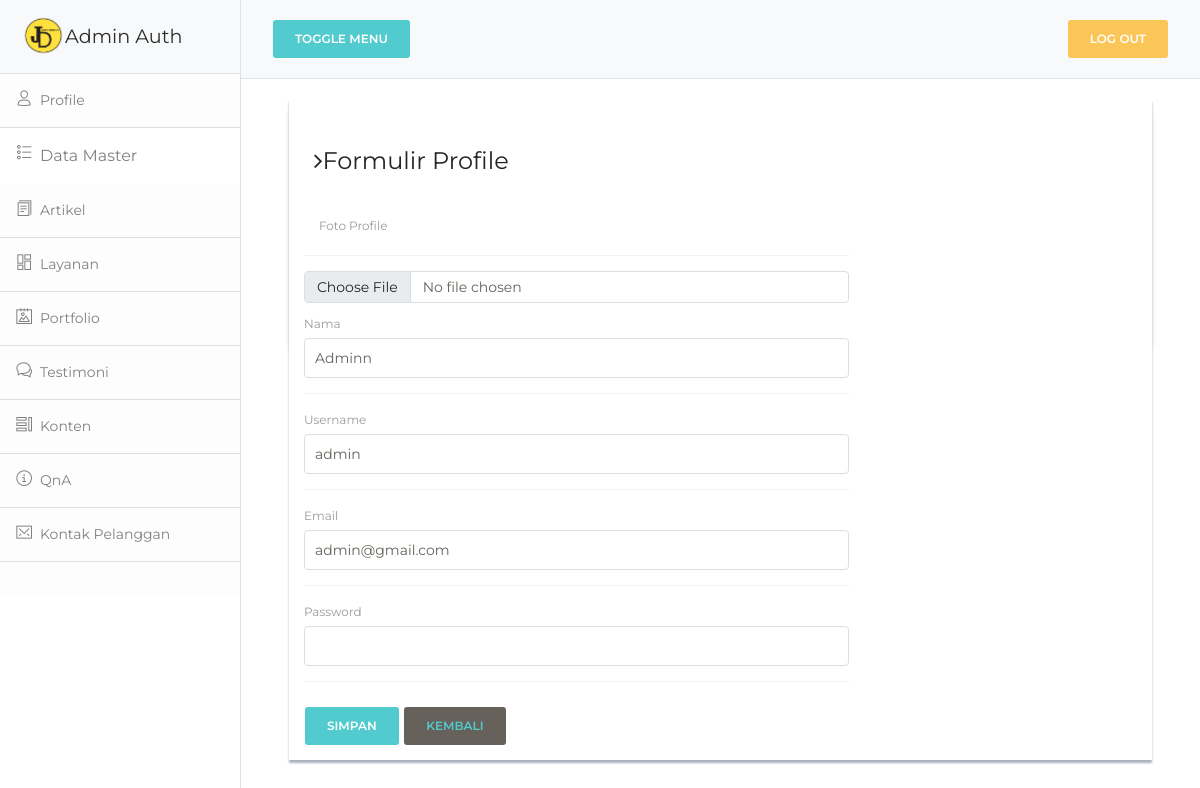
Screenshot of /Admin/index.php?include=edit-profile&data=10 (signed in) with the database file from the repository.
### tables this page shows
CREATE TABLE `user` (
  `id_user` int(11) NOT NULL,
  `nama` varchar(100) DEFAULT NULL,
  `email` varchar(50) DEFAULT NULL,
  `username` varchar(30) DEFAULT NULL,
  `password` varchar(150) DEFAULT NULL,
  `level` varchar(30) DEFAULT NULL,
  `foto` varchar(100) DEFAULT NULL
);

### Admin/include/edit_profile.php (the view, shortened to what this page needs)
<?php
if (isset($_GET['data'])) {
    $id_user = $_GET['data'];
    $sql_d = "SELECT * from `user` where `id_user` = '$id_user'";
    $query_d = mysqli_query($koneksi, $sql_d);
    while ($data = mysqli_fetch_array($query_d)) {
        $nama = $data['nama'];
        $email = $data['email'];
        $username = $data['username'];
    }
}
?>
        <?php include("includes/sidebar.php") ?>
        <div id="page-content-wrapper" >
        <?php include("includes/header.php") ?>
    <div class="content" style="margin-left:5%;margin-right:5%;">
        <div class="row">
          <div class="col-md-12">
            <div class="card">
            <div class="card card-user">
            <div class="content-panel">
                <div class="col-md-8"><h4><i class="fa fa-angle-right"></i>Formulir Profile</h4>
            <br>
            <form class="cmxform form-horizontal style-form" id="commentForm" enctype="multipart/form-data" method="post" action="index.php?include=konfirmasi-edit-profile" >
            <div class="col-md-14">
              <div class="form-group ">
                  <label class="control-label col-md-3">Foto Profile</label>
              </div>
              <input class="form-control" type="file" id="foto" name="foto" style="margin-bottom:10px;">
              <div class="form-group">
                <label >Nama</label>
                <input type="text" class="form-control" name="nama" id="nama" value="<?php echo $nama;?>" require/>
              </div>
              <div class="form-group">
                <label >Username</label>
                <input type="text" class="form-control" name="username" id="username" value="<?php echo $username;?>" require/>
              </div>
              <div class="form-group">
                <label >Email</label>
                <input type="email" class="form-control" name="email" id="email" value="<?php echo $email;?>" require/>
              </div>
              <div class="form-group">
                <label >Password</label>
                <input type="password" class="form-control" name="password" id="password" />
              </div>
            <button class="btn btn-primary" type="submit">Simpan</button>
            <button class="btn btn-theme"><a href="index.php?include=profile">Kembali</a></button>
            </div>
            </form>
            </div>
  </div>
  </div>
    <?php include("includes/footer.php") ?>

### Admin/assets/css/style.css (style rules this page uses)
body { color: #797979; background: #eaeaea; font-family: 'Ruda', sans-serif; padding: 0px !important; margin: 0px !important; font-size:13px; }
a, a:hover, a:focus { text-decoration: none; outline: none; }
.btn-theme { color: #fff; background-color: #4ECDC4; border-color: #48bcb4; }
.card { background: white; box-shadow: 0 2px 1px rgba(0, 0, 0, 0.2); margin-bottom: 1em; height: 250px; }
.content-panel { background: #ffffff; box-shadow: 0px 3px 2px #aab2bd; padding-top: 15px; padding-bottom: 5px; }
.content-panel h4 { margin-left: 10px; }
label { font-weight: 400; }
.form-horizontal.style-form .form-group { border-bottom: 1px solid #eff2f7; padding-bottom: 15px; margin-bottom: 15px; }
@media (min-width: 768px) { .form-horizontal .control-label { text-align: left; } }

### rows the page displays
user: nama "Adminn", username "admin", email "admin@gmail.com"
